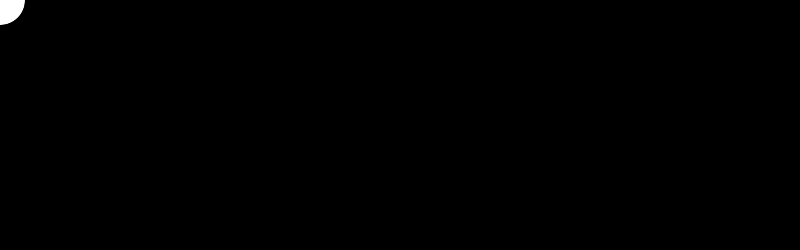
Frame 1 (no input)
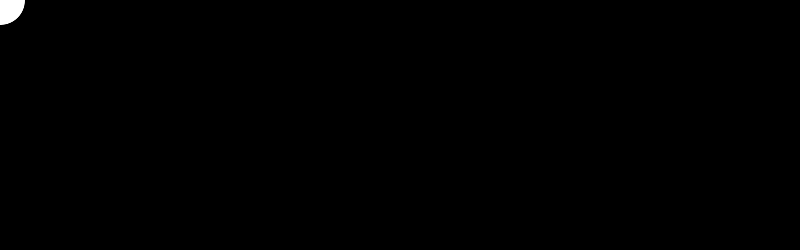
Frame 60 (the mouse pressed at the canvas centre just before this capture)
Frame 120 (the mouse held since frame 60 and released just before this capture): identical to frame 60, image omitted

The Processing sketch that drew these frames (run headless with seeded random() and noise(); from frame 60 on, the mouse is pressed at the canvas centre):

// Processing sketch: banner
// ── banner.pde
// belinda huang, 20170112
// draw an ellipse that follows cursor and changes color

void setup() {
  size(800,250);
  background(0);
}

void draw() {
  if (mousePressed){
    fill(0);
  }
  else {
    fill(255);
  }
  ellipse(mouseX,mouseY,50,50);
}
